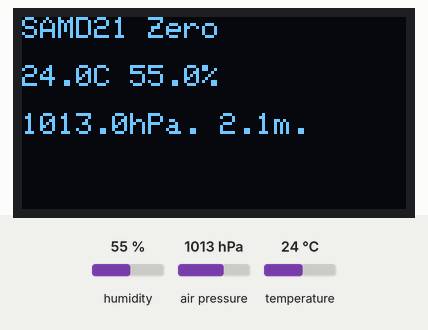
A sketch run on a simulated Arduino MKR. Parts: 128×64 one-colour display. The test bench sets the inputs (shaded band); at power-on: humidity 55 %, air pressure 1013 hPa, temperature 24 °C. What the sketch prints to the serial monitor is not drawn.

Above: at 0.1 s.

The sketch:

SAMD21_Demo.ino
```cpp
#include <SPI.h>
#include <Wire.h>
#include <Adafruit_Sensor.h>
#include <Adafruit_BME280.h>
#include <SSD1306Ascii.h>
#include <SSD1306AsciiWire.h>
#include <ArduinoLowPower.h>

#define SEALEVELPRESSURE_HPA (1013.25)

Adafruit_BME280 bme; // I2C #define BME280_ADDRESS                (0x76)

#define I2C_ADDRESS 0x3C
#define RST_PIN -1
SSD1306AsciiWire oled;

float temperature = 0;
float humidity = 0;

void setup() {

  Serial.begin(9600);

  bool status = bme.begin();
    if (!status) {
        Serial.println("Could not find a valid BME280 sensor, check wiring!");
        while (1);
    }

  #if RST_PIN >= 0
    oled.begin(&Adafruit128x64, I2C_ADDRESS, RST_PIN);
  #else // RST_PIN >= 0
    oled.begin(&Adafruit128x64, I2C_ADDRESS);
  #endif // RST_PIN >= 0

  oled.setFont(Adafruit5x7);
}

void loop() {
    temperature = bme.readTemperature();
    humidity = bme.readHumidity();

    oled.clear();
    oled.println("SAMD21 Zero");
    oled.setCursor(0,2);
    oled.print(temperature,1);oled.print("C ");oled.print(humidity,1);oled.print("%");
    oled.setCursor(0,4);
    oled.print(bme.readPressure() / 100.0F,1);oled.print("hPa. ");oled.print(bme.readAltitude(SEALEVELPRESSURE_HPA),1);oled.print("m.");
    Serial.println("Sleep.....");
    delay(10000);
    LowPower.deepSleep(20000);
}
```
